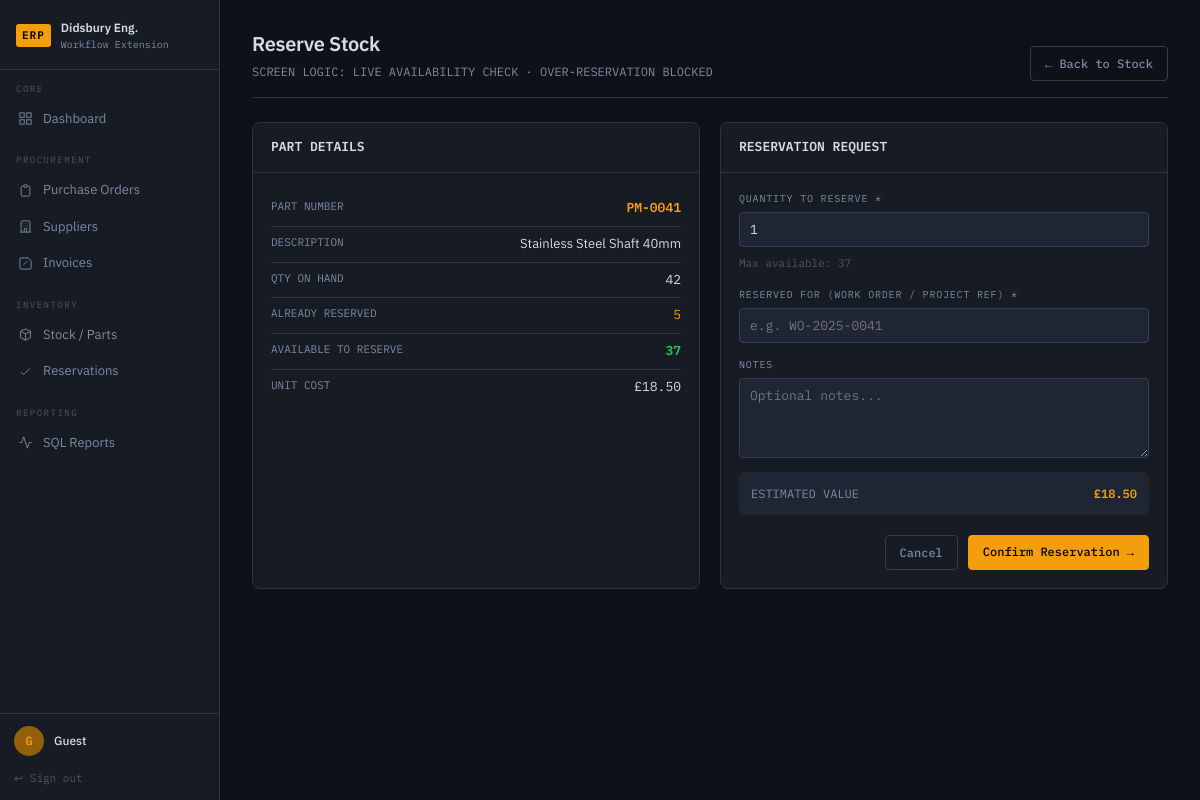
The app's page /stock/1/reserve (signed in) with its own data.
### tables this page shows
CREATE TABLE parts (
    id              INTEGER PRIMARY KEY AUTOINCREMENT,
    part_number     TEXT NOT NULL UNIQUE,
    description     TEXT NOT NULL,
    category        TEXT,
    unit_cost       REAL NOT NULL,
    qty_on_hand     INTEGER DEFAULT 0,
    qty_reserved    INTEGER DEFAULT 0,
    reorder_point   INTEGER DEFAULT 10,
    unit_of_measure TEXT DEFAULT 'EA',
    supplier_id     INTEGER REFERENCES suppliers(id)
);

### app.py (the view, shortened to what this page needs)
@app.route("/stock/<int:pid>/reserve", methods=["GET", "POST"])
@login_required
def reserve_stock(pid):
    part = query("SELECT *, (qty_on_hand - qty_reserved) as qty_available FROM parts WHERE id=?", (pid,), one=True)
    if not part:
        flash("Part not found.", "error")
        return redirect(url_for("stock"))
    return render_template("reserve_form.html", part=part, user=current_user())

### app.py (called while the page is built)
def get_db():
    if "db" not in g:
        g.db = sqlite3.connect(DB_PATH)
        g.db.row_factory = sqlite3.Row
        g.db.execute("PRAGMA foreign_keys = ON")
    return g.db

def query(sql, params=(), one=False):
    cur = get_db().execute(sql, params)
    result = cur.fetchone() if one else cur.fetchall()
    return result

def login_required(f):
    @wraps(f)
    def decorated(*args, **kwargs):
        if "user" not in session:
            return redirect(url_for("login"))
        return f(*args, **kwargs)
    return decorated

def current_user():
    return USERS.get(session.get("user"), {})

### templates/reserve_form.html (shortened to what this page needs)
{% extends "base.html" %}
{% block content %}
<div class="page-header"><div><h1 class="page-title">Reserve Stock</h1>
<p class="page-subtitle">SCREEN LOGIC: LIVE AVAILABILITY CHECK · OVER-RESERVATION BLOCKED</p></div>
<a href="{{ url_for('stock') }}" class="btn btn-ghost">← Back to Stock</a></div>
<div class="two-col">
<div class="card"><div class="card-header"><span class="card-title">PART DETAILS</span></div><div class="card-body">
    <div class="detail-row"><span class="detail-key">PART NUMBER</span><span class="mono amber bold">{{ part.part_number }}</span></div>
    <div class="detail-row"><span class="detail-key">DESCRIPTION</span><span>{{ part.description }}</span></div>
    <div class="detail-row"><span class="detail-key">QTY ON HAND</span><span class="mono">{{ part.qty_on_hand }}</span></div>
    <div class="detail-row"><span class="detail-key">ALREADY RESERVED</span><span class="mono amber">{{ part.qty_reserved }}</span></div>
    <div class="detail-row"><span class="detail-key">AVAILABLE TO RESERVE</span><span class="mono bold {% if part.qty_available > 0 %}green{% else %}red{% endif %}">{{ part.qty_available }}</span></div>
    <div class="detail-row"><span class="detail-key">UNIT COST</span><span class="mono">£{{ "%.2f"|format(part.unit_cost) }}</span></div>
</div></div>
<div class="card"><div class="card-header"><span class="card-title">RESERVATION REQUEST</span></div><div class="card-body">
    <form method="POST">
        <div class="field" style="margin-bottom:14px"><label>QUANTITY TO RESERVE *</label>
        <input type="number" name="qty" id="qty-input" min="1" max="{{ part.qty_available }}" value="1" required oninput="updateCost()">
        <span class="hint">Max available: {{ part.qty_available }}</span></div>
        <div class="field" style="margin-bottom:14px"><label>RESERVED FOR (WORK ORDER / PROJECT REF) *</label>
        <input type="text" name="reserved_for" required placeholder="e.g. WO-2025-0041"></div>
        <div class="field" style="margin-bottom:14px"><label>NOTES</label><textarea name="notes" placeholder="Optional notes..."></textarea></div>
        <div style="background:var(--surface-2);border-radius:6px;padding:12px;margin-bottom:16px;font-family:var(--mono);font-size:12px;">
            <div class="flex justify-between"><span class="dim">ESTIMATED VALUE</span><span class="amber bold" id="cost-display">£{{ "%.2f"|format(part.unit_cost) }}</span></div>
        </div>
        <div class="form-actions"><a href="{{ url_for('stock') }}" class="btn btn-ghost">Cancel</a><button type="submit" class="btn btn-primary">Confirm Reservation →</button></div>
    </form>
</div></div>
</div>
{% endblock %}

### static/css/style.css (style rules this page uses)
:root { --bg: #0e1117; --surface: #161b24; --surface-2: #1e2533; --surface-3: #252d3d; --border: #2a3344; --border-light: #333d52; --text: #d4dae8; --text-dim: #7a8ba3; --text-faint: #48566a; --amber: #f59e0b; --amber-dim: #92600a; --amber-glow: rgba(245,158,11,.12); --green: #22c55e; --green-dim: #166534; --red: #ef4444; --red-dim: #7f1d1d; --blue: #60a5fa; --blue-dim: #1e3a5f; --orange: #fb923c; --mono: 'IBM Plex Mono', monospace; --sans: 'IBM Plex Sans', sans-serif; --radius: 4px; --radius-lg: 8px; --sidebar-w: 220px; }
* { box-sizing: border-box; margin: 0; padding: 0; }
html, body { height: 100%; background: var(--bg); color: var(--text); font-family: var(--sans); font-size: 14px; line-height: 1.6; }
body { display: flex; }
.page-header { display: flex; justify-content: space-between; align-items: flex-end; margin-bottom: 24px; padding-bottom: 16px; border-bottom: 1px solid var(--border); }
.page-title { font-size: 20px; font-weight: 600; letter-spacing: -.3px; }
.page-subtitle { font-size: 12px; color: var(--text-dim); font-family: var(--mono); margin-top: 2px; }
.btn { display: inline-flex; align-items: center; gap: 6px; padding: 7px 14px; border-radius: var(--radius); font-family: var(--mono); font-size: 12px; font-weight: 500; border: 1px solid transparent; cursor: pointer; text-decoration: none; transition: all .15s; }
.btn-primary { background: var(--amber); color: #000; border-color: var(--amber); }
.btn-ghost { background: transparent; color: var(--text-dim); border-color: var(--border-light); }
.card { background: var(--surface); border: 1px solid var(--border); border-radius: var(--radius-lg); overflow: hidden; margin-bottom: 20px; }
.card-header { padding: 14px 18px; border-bottom: 1px solid var(--border); display: flex; justify-content: space-between; align-items: center; }
.card-title { font-size: 13px; font-weight: 600; font-family: var(--mono); }
.card-body { padding: 18px; }
.field { display: flex; flex-direction: column; gap: 5px; }
.field label { font-family: var(--mono); font-size: 10px; letter-spacing: .8px; color: var(--text-dim); }
input, select, textarea { background: var(--surface-2); border: 1px solid var(--border-light); border-radius: var(--radius); color: var(--text); font-family: var(--mono); font-size: 13px; padding: 8px 10px; width: 100%; transition: border-color .15s; }
textarea { resize: vertical; min-height: 80px; }
.form-actions { display: flex; gap: 10px; margin-top: 20px; justify-content: flex-end; }
.detail-row { display: flex; justify-content: space-between; padding: 7px 0; border-bottom: 1px solid var(--border); font-size: 13px; }
.detail-row:last-child { border-bottom: none; }
.detail-key { color: var(--text-dim); font-family: var(--mono); font-size: 11px; }
.mono { font-family: var(--mono); }
.dim { color: var(--text-dim); }
.green { color: var(--green); }
.amber { color: var(--amber); }
.bold { font-weight: 600; }
.flex { display: flex; }
.justify-between { justify-content: space-between; }
.two-col { display: grid; grid-template-columns: 1fr 1fr; gap: 20px; }
.hint { font-size: 11px; color: var(--text-faint); font-family: var(--mono); margin-top: 3px; }

### records on screen
parts: part_number "PM-0041", description "Stainless Steel Shaft 40mm", qty_on_hand "42", qty_reserved "5", unit_cost "18.50"

### other values on screen
{{ user.name[0] if user else 'G' }} "G"
{{ user.name if user else 'Guest' }} "Guest"
{{ part.qty_available }} "37"
